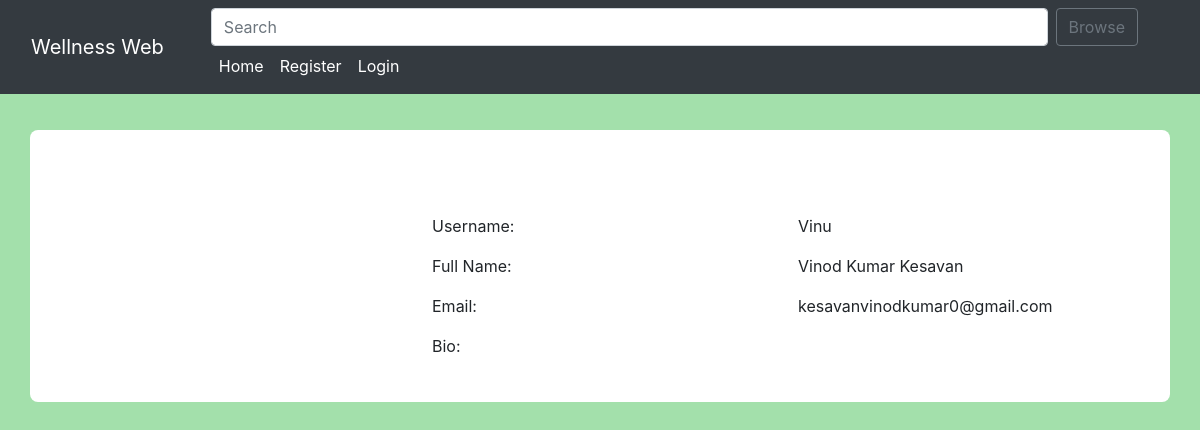
Screenshot of /user_profile/14/ with the database file from the repository.
### home/models.py (models this page shows, shortened)
class BlogPost(models.Model):
    title=models.CharField(max_length=255)
    author= models.ForeignKey(User, on_delete=models.CASCADE)
    slug=models.CharField(max_length=130)
    content=models.TextField()
    image = models.ImageField(upload_to="profile_pics", blank=True, null=True)
    dateTime=models.DateTimeField(auto_now_add=True)

### home/views.py (the view)
# urls.py: path("user_profile/<int:myid>/", views.user_profile, name="user_profile"),
def user_profile(request, myid):
    post = BlogPost.objects.filter(id=myid)
    return render(request, "user_profile.html", {'post':post})

### home/templates/user_profile.html (shortened to what this page needs)
{% extends 'base.html' %}
{% block body %}
<div class="container profile">
            <form method="post">
                <div class="row">
                    {% for i in post %}
                    <div class="col-md-4">
                    </div>
                    <div class="col-md-8">
                        <div class="profile-tab">
                            <div class="tab-pane">
                                <br><br>
                                        <div class="row">
                                            <div class="col-md-6">
                                                <label>Username:</label>
                                            </div>
                                            <div class="col-md-6">
                                                <p>{{i.author}}</p>
                                            </div>
                                        </div>
                                        <div class="row">
                                            <div class="col-md-6">
                                                <label>Full Name:</label>
                                            </div>
                                            <div class="col-md-6">
                                                <p>{{i.author.get_full_name}}</p>
                                            </div>
                                        </div>
                                        <div class="row">
                                            <div class="col-md-6">
                                                <label>Email:</label>
                                            </div>
                                            <div class="col-md-6">
                                                <p>{{i.author.email}}</p>
                                            </div>
                                        </div>
                                        <div class="row">
                                            <div class="col-md-6">
                                                <label>Bio:</label>
                                            </div>
                                            <div class="col-md-6">
                                            </div>
                                        </div>
                                        {% endfor %}
                            </div>
                        </div>
                    </div>
            </form>
            </div>
        {% endblock %}

### rows the page displays
BlogPost: author "Vinu", author.get_full_name "Vinod Kumar Kesavan", author.email "kesavanvinodkumar0@gmail.com"
